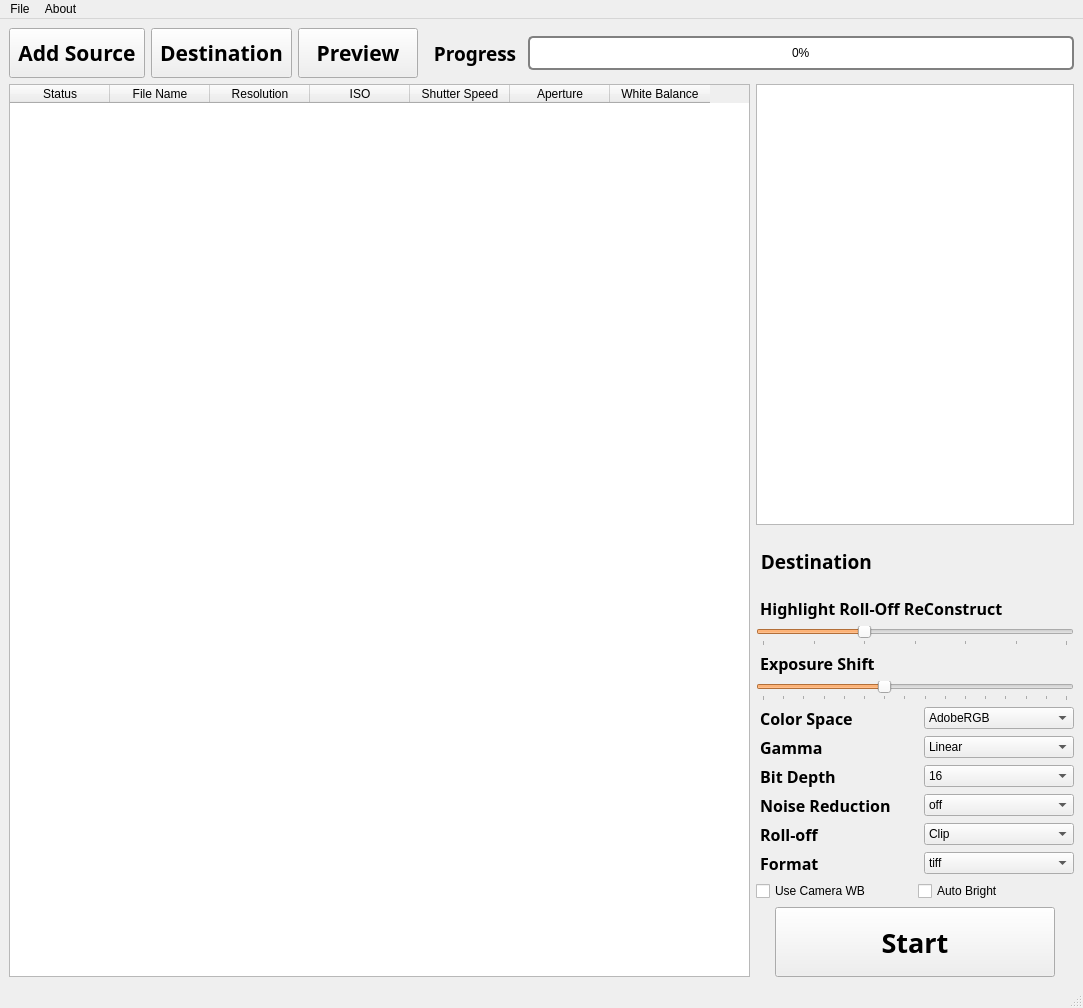
<?xml version="1.0" encoding="UTF-8"?>
<ui version="4.0">
 <class>MainWindow</class>
 <widget class="QMainWindow" name="MainWindow">
  <property name="geometry">
   <rect>
    <x>0</x>
    <y>0</y>
    <width>1083</width>
    <height>1008</height>
   </rect>
  </property>
  <property name="palette">
   <palette>
    <active>
     <colorrole role="Highlight">
      <brush brushstyle="SolidPattern">
       <color alpha="255">
        <red>250</red>
        <green>156</green>
        <blue>80</blue>
       </color>
      </brush>
     </colorrole>
     <colorrole role="Link">
      <brush brushstyle="SolidPattern">
       <color alpha="255">
        <red>250</red>
        <green>156</green>
        <blue>80</blue>
       </color>
      </brush>
     </colorrole>
    </active>
    <inactive>
     <colorrole role="Highlight">
      <brush brushstyle="SolidPattern">
       <color alpha="255">
        <red>250</red>
        <green>156</green>
        <blue>80</blue>
       </color>
      </brush>
     </colorrole>
     <colorrole role="Link">
      <brush brushstyle="SolidPattern">
       <color alpha="255">
        <red>250</red>
        <green>156</green>
        <blue>80</blue>
       </color>
      </brush>
     </colorrole>
    </inactive>
    <disabled>
     <colorrole role="Highlight">
      <brush brushstyle="SolidPattern">
       <color alpha="255">
        <red>0</red>
        <green>120</green>
        <blue>215</blue>
       </color>
      </brush>
     </colorrole>
     <colorrole role="Link">
      <brush brushstyle="SolidPattern">
       <color alpha="255">
        <red>250</red>
        <green>156</green>
        <blue>80</blue>
       </color>
      </brush>
     </colorrole>
    </disabled>
   </palette>
  </property>
  <property name="windowTitle">
   <string>Ultra Raw Converter 0.0.7-Beta</string>
  </property>
  <property name="windowOpacity">
   <double>0.999980000000000</double>
  </property>
  <property name="styleSheet">
   <string notr="true"/>
  </property>
  <widget class="QWidget" name="centralwidget">
   <layout class="QVBoxLayout" name="verticalLayout_2">
    <item>
     <layout class="QHBoxLayout" name="horizontalLayout_2">
      <item>
       <widget class="QToolButton" name="toolButton_AddSource">
        <property name="minimumSize">
         <size>
          <width>120</width>
          <height>50</height>
         </size>
        </property>
        <property name="font">
         <font>
          <family>DIN Condensed</family>
          <pointsize>16</pointsize>
          <weight>75</weight>
          <bold>true</bold>
         </font>
        </property>
        <property name="text">
         <string>Add Source</string>
        </property>
       </widget>
      </item>
      <item>
       <widget class="QToolButton" name="toolButton_Des">
        <property name="minimumSize">
         <size>
          <width>120</width>
          <height>50</height>
         </size>
        </property>
        <property name="font">
         <font>
          <family>DIN Condensed</family>
          <pointsize>16</pointsize>
          <weight>75</weight>
          <bold>true</bold>
         </font>
        </property>
        <property name="text">
         <string>Destination</string>
        </property>
       </widget>
      </item>
      <item>
       <widget class="QToolButton" name="toolButton_Preview">
        <property name="minimumSize">
         <size>
          <width>120</width>
          <height>50</height>
         </size>
        </property>
        <property name="font">
         <font>
          <family>DIN Condensed</family>
          <pointsize>16</pointsize>
          <weight>75</weight>
          <bold>true</bold>
         </font>
        </property>
        <property name="layoutDirection">
         <enum>Qt::LeftToRight</enum>
        </property>
        <property name="text">
         <string> Preview </string>
        </property>
       </widget>
      </item>
      <item>
       <layout class="QHBoxLayout" name="horizontalLayout_3">
        <item>
         <widget class="QLabel" name="label">
          <property name="font">
           <font>
            <family>DIN Condensed</family>
            <pointsize>14</pointsize>
            <weight>75</weight>
            <bold>true</bold>
           </font>
          </property>
          <property name="text">
           <string>  Progress </string>
          </property>
         </widget>
        </item>
        <item>
         <widget class="QProgressBar" name="progressBar">
          <property name="minimumSize">
           <size>
            <width>0</width>
            <height>34</height>
           </size>
          </property>
          <property name="styleSheet">
           <string notr="true">QProgressBar {
   border: 2px solid grey;
   background-color: #ffffff;
}
QProgressBar::chunk {
   background-color: #fa9c50;
}
QProgressBar {
   border: 2px solid grey;
   border-radius: 5px;
   text-align: center;
}</string>
          </property>
          <property name="value">
           <number>0</number>
          </property>
          <property name="textVisible">
           <bool>true</bool>
          </property>
          <property name="invertedAppearance">
           <bool>false</bool>
          </property>
          <property name="format">
           <string>%p%</string>
          </property>
         </widget>
        </item>
       </layout>
      </item>
     </layout>
    </item>
    <item>
     <layout class="QHBoxLayout" name="horizontalLayout_5" stretch="7,3">
      <item>
       <widget class="QTableWidget" name="tableWidget">
        <column>
         <property name="text">
          <string>Status</string>
         </property>
         <property name="textAlignment">
          <set>AlignCenter</set>
         </property>
        </column>
        <column>
         <property name="text">
          <string>File Name</string>
         </property>
         <property name="textAlignment">
          <set>AlignCenter</set>
         </property>
        </column>
        <column>
         <property name="text">
          <string>Resolution</string>
         </property>
         <property name="textAlignment">
          <set>AlignCenter</set>
         </property>
        </column>
        <column>
         <property name="text">
          <string>ISO</string>
         </property>
         <property name="textAlignment">
          <set>AlignCenter</set>
         </property>
        </column>
        <column>
         <property name="text">
          <string>Shutter Speed</string>
         </property>
         <property name="textAlignment">
          <set>AlignCenter</set>
         </property>
        </column>
        <column>
         <property name="text">
          <string>Aperture</string>
         </property>
         <property name="textAlignment">
          <set>AlignCenter</set>
         </property>
        </column>
        <column>
         <property name="text">
          <string>White Balance</string>
         </property>
         <property name="font">
          <font>
           <kerning>true</kerning>
          </font>
         </property>
         <property name="textAlignment">
          <set>AlignCenter</set>
         </property>
        </column>
       </widget>
      </item>
      <item>
       <layout class="QVBoxLayout" name="verticalLayout" stretch="1,0,0,0,0,0,0,0,0">
        <item>
         <widget class="QTextBrowser" name="textBrowser_info"/>
        </item>
        <item>
         <layout class="QHBoxLayout" name="horizontalLayout" stretch="0,1">
          <item>
           <widget class="QLabel" name="label_2">
            <property name="font">
             <font>
              <family>DIN Condensed</family>
              <pointsize>14</pointsize>
              <weight>75</weight>
              <bold>true</bold>
             </font>
            </property>
            <property name="text">
             <string> Destination</string>
            </property>
           </widget>
          </item>
          <item>
           <widget class="QTextBrowser" name="textBrowser_Destination">
            <property name="minimumSize">
             <size>
              <width>0</width>
              <height>0</height>
             </size>
            </property>
            <property name="maximumSize">
             <size>
              <width>16777215</width>
              <height>60</height>
             </size>
            </property>
            <property name="font">
             <font>
              <family>Arial</family>
              <pointsize>7</pointsize>
             </font>
            </property>
            <property name="cursor" stdset="0">
             <cursorShape>SizeVerCursor</cursorShape>
            </property>
            <property name="acceptDrops">
             <bool>true</bool>
            </property>
            <property name="autoFillBackground">
             <bool>false</bool>
            </property>
            <property name="styleSheet">
             <string notr="true">background-color: rgba(255, 255, 255, 0);
border-bottom-color: rgba(255, 255, 255, 0);
border-color: rgba(255, 255, 255, 0);</string>
            </property>
            <property name="verticalScrollBarPolicy">
             <enum>Qt::ScrollBarAlwaysOff</enum>
            </property>
            <property name="horizontalScrollBarPolicy">
             <enum>Qt::ScrollBarAlwaysOff</enum>
            </property>
           </widget>
          </item>
         </layout>
        </item>
        <item>
         <widget class="QLabel" name="label_RollOffConstruct">
          <property name="font">
           <font>
            <family>DIN Condensed</family>
            <pointsize>12</pointsize>
            <weight>75</weight>
            <bold>true</bold>
           </font>
          </property>
          <property name="text">
           <string> Highlight Roll-Off ReConstruct</string>
          </property>
         </widget>
        </item>
        <item>
         <widget class="QSlider" name="horizontalSlider_RollOff">
          <property name="styleSheet">
           <string notr="true"/>
          </property>
          <property name="minimum">
           <number>3</number>
          </property>
          <property name="maximum">
           <number>9</number>
          </property>
          <property name="pageStep">
           <number>0</number>
          </property>
          <property name="value">
           <number>5</number>
          </property>
          <property name="tracking">
           <bool>true</bool>
          </property>
          <property name="orientation">
           <enum>Qt::Horizontal</enum>
          </property>
          <property name="invertedControls">
           <bool>false</bool>
          </property>
          <property name="tickPosition">
           <enum>QSlider::TicksBelow</enum>
          </property>
          <property name="tickInterval">
           <number>1</number>
          </property>
         </widget>
        </item>
        <item>
         <widget class="QLabel" name="label_ExposureShift">
          <property name="font">
           <font>
            <family>DIN Condensed</family>
            <pointsize>12</pointsize>
            <weight>75</weight>
            <bold>true</bold>
           </font>
          </property>
          <property name="text">
           <string> Exposure Shift</string>
          </property>
         </widget>
        </item>
        <item>
         <widget class="QSlider" name="horizontalSlider_Expo">
          <property name="minimum">
           <number>-6</number>
          </property>
          <property name="maximum">
           <number>9</number>
          </property>
          <property name="pageStep">
           <number>0</number>
          </property>
          <property name="value">
           <number>0</number>
          </property>
          <property name="sliderPosition">
           <number>0</number>
          </property>
          <property name="tracking">
           <bool>true</bool>
          </property>
          <property name="orientation">
           <enum>Qt::Horizontal</enum>
          </property>
          <property name="invertedControls">
           <bool>false</bool>
          </property>
          <property name="tickPosition">
           <enum>QSlider::TicksBelow</enum>
          </property>
          <property name="tickInterval">
           <number>1</number>
          </property>
         </widget>
        </item>
        <item>
         <layout class="QGridLayout" name="gridLayout">
          <property name="horizontalSpacing">
           <number>18</number>
          </property>
          <item row="1" column="0">
           <widget class="QLabel" name="label_Gamma">
            <property name="font">
             <font>
              <family>DIN Condensed</family>
              <pointsize>12</pointsize>
              <weight>75</weight>
              <bold>true</bold>
             </font>
            </property>
            <property name="text">
             <string> Gamma</string>
            </property>
           </widget>
          </item>
          <item row="3" column="1">
           <widget class="QComboBox" name="comboBox_NoiseReduction">
            <item>
             <property name="text">
              <string>off</string>
             </property>
            </item>
            <item>
             <property name="text">
              <string>Light</string>
             </property>
            </item>
            <item>
             <property name="text">
              <string>Full</string>
             </property>
            </item>
           </widget>
          </item>
          <item row="0" column="0">
           <widget class="QLabel" name="label_ColorSpace">
            <property name="font">
             <font>
              <family>DIN Condensed</family>
              <pointsize>12</pointsize>
              <weight>75</weight>
              <bold>true</bold>
             </font>
            </property>
            <property name="text">
             <string> Color Space</string>
            </property>
           </widget>
          </item>
          <item row="2" column="0">
           <widget class="QLabel" name="label_Bps">
            <property name="font">
             <font>
              <family>DIN Condensed</family>
              <pointsize>12</pointsize>
              <weight>75</weight>
              <bold>true</bold>
             </font>
            </property>
            <property name="text">
             <string> Bit Depth</string>
            </property>
           </widget>
          </item>
          <item row="2" column="1">
           <widget class="QComboBox" name="comboBox_Bps">
            <item>
             <property name="text">
              <string>16</string>
             </property>
            </item>
            <item>
             <property name="text">
              <string>8</string>
             </property>
            </item>
           </widget>
          </item>
          <item row="1" column="1">
           <widget class="QComboBox" name="comboBox_Gamma">
            <item>
             <property name="text">
              <string>Linear</string>
             </property>
            </item>
            <item>
             <property name="text">
              <string>BT.709</string>
             </property>
            </item>
            <item>
             <property name="text">
              <string>sRGB</string>
             </property>
            </item>
           </widget>
          </item>
          <item row="5" column="1">
           <widget class="QComboBox" name="comboBox_Format">
            <item>
             <property name="text">
              <string>tiff</string>
             </property>
            </item>
            <item>
             <property name="text">
              <string>jpg</string>
             </property>
            </item>
            <item>
             <property name="text">
              <string>bmp</string>
             </property>
            </item>
            <item>
             <property name="text">
              <string>png</string>
             </property>
            </item>
           </widget>
          </item>
          <item row="3" column="0">
           <widget class="QLabel" name="label_NoiseReduction">
            <property name="font">
             <font>
              <family>DIN Condensed</family>
              <pointsize>12</pointsize>
              <weight>75</weight>
              <bold>true</bold>
             </font>
            </property>
            <property name="text">
             <string> Noise Reduction</string>
            </property>
           </widget>
          </item>
          <item row="0" column="1">
           <widget class="QComboBox" name="comboBox_ColorSpace">
            <item>
             <property name="text">
              <string>AdobeRGB</string>
             </property>
            </item>
            <item>
             <property name="text">
              <string>ProPhoto</string>
             </property>
            </item>
            <item>
             <property name="text">
              <string>Wide Color Gamut</string>
             </property>
            </item>
            <item>
             <property name="text">
              <string>XYZ</string>
             </property>
            </item>
            <item>
             <property name="text">
              <string>raw</string>
             </property>
            </item>
            <item>
             <property name="text">
              <string>sRGB</string>
             </property>
            </item>
            <item>
             <property name="text">
              <string>ACES</string>
             </property>
            </item>
           </widget>
          </item>
          <item row="5" column="0">
           <widget class="QLabel" name="label_Format">
            <property name="font">
             <font>
              <family>DIN Condensed</family>
              <pointsize>12</pointsize>
              <weight>75</weight>
              <bold>true</bold>
             </font>
            </property>
            <property name="text">
             <string> Format</string>
            </property>
           </widget>
          </item>
          <item row="4" column="0">
           <widget class="QLabel" name="label_RollOff">
            <property name="font">
             <font>
              <family>DIN Condensed</family>
              <pointsize>12</pointsize>
              <weight>75</weight>
              <bold>true</bold>
             </font>
            </property>
            <property name="text">
             <string> Roll-off</string>
            </property>
           </widget>
          </item>
          <item row="4" column="1">
           <widget class="QComboBox" name="comboBox_Rolloff">
            <item>
             <property name="text">
              <string>Clip</string>
             </property>
            </item>
            <item>
             <property name="text">
              <string>Ignore</string>
             </property>
            </item>
            <item>
             <property name="text">
              <string>Blend</string>
             </property>
            </item>
            <item>
             <property name="text">
              <string>ReConstruct</string>
             </property>
            </item>
           </widget>
          </item>
         </layout>
        </item>
        <item>
         <layout class="QHBoxLayout" name="horizontalLayout_4">
          <item>
           <widget class="QCheckBox" name="checkBox_UseCameraWB">
            <property name="text">
             <string>Use Camera WB</string>
            </property>
           </widget>
          </item>
          <item>
           <widget class="QCheckBox" name="checkBox_AutoBright">
            <property name="text">
             <string>Auto Bright</string>
            </property>
           </widget>
          </item>
         </layout>
        </item>
        <item alignment="Qt::AlignHCenter">
         <widget class="QPushButton" name="Button_Start">
          <property name="minimumSize">
           <size>
            <width>280</width>
            <height>70</height>
           </size>
          </property>
          <property name="maximumSize">
           <size>
            <width>200</width>
            <height>100</height>
           </size>
          </property>
          <property name="font">
           <font>
            <family>DIN Condensed</family>
            <pointsize>20</pointsize>
            <weight>75</weight>
            <bold>true</bold>
           </font>
          </property>
          <property name="cursor">
           <cursorShape>PointingHandCursor</cursorShape>
          </property>
          <property name="text">
           <string>Start</string>
          </property>
         </widget>
        </item>
       </layout>
      </item>
     </layout>
    </item>
   </layout>
  </widget>
  <widget class="QMenuBar" name="menubar">
   <property name="geometry">
    <rect>
     <x>0</x>
     <y>0</y>
     <width>1083</width>
     <height>26</height>
    </rect>
   </property>
   <widget class="QMenu" name="menuRaw_To_Tiff">
    <property name="title">
     <string>About</string>
    </property>
    <addaction name="actionAbout"/>
   </widget>
   <widget class="QMenu" name="menuFilew">
    <property name="title">
     <string>File</string>
    </property>
    <addaction name="actionAdd_Source"/>
    <addaction name="actionDestination"/>
   </widget>
   <addaction name="menuFilew"/>
   <addaction name="menuRaw_To_Tiff"/>
  </widget>
  <widget class="QStatusBar" name="statusbar"/>
  <action name="actionHelp">
   <property name="text">
    <string>Help</string>
   </property>
  </action>
  <action name="actionAbout">
   <property name="text">
    <string>About</string>
   </property>
  </action>
  <action name="actionAdd_Source">
   <property name="text">
    <string>Add Source</string>
   </property>
  </action>
  <action name="actionDestination">
   <property name="text">
    <string>Destination</string>
   </property>
  </action>
 </widget>
 <resources/>
 <connections/>
</ui>
